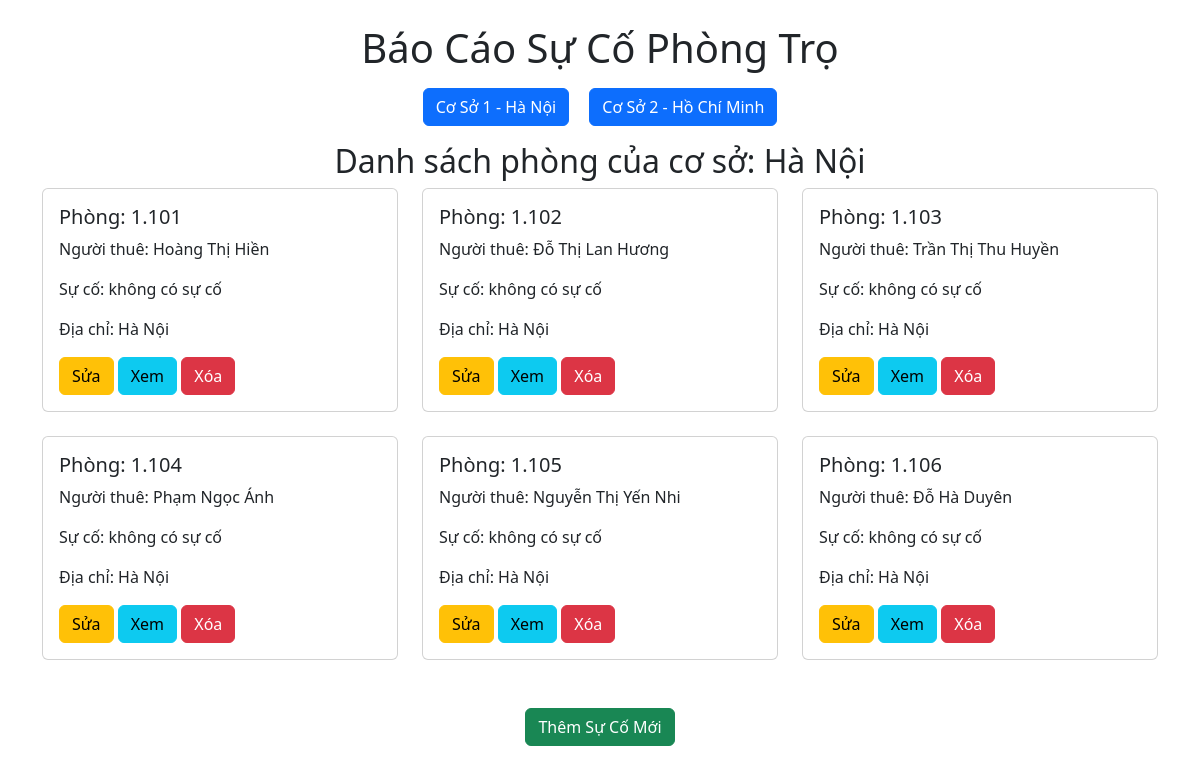
/quanlysuco/danhsachphong.php, run on the app's committed database.
### tables this page shows
CREATE TABLE `bao_cao` (
  `id` int(11) NOT NULL,
  `ten_nguoi_thue` varchar(255) NOT NULL,
  `so_phong` varchar(20) NOT NULL,
  `su_co` text NOT NULL,
  `do_uu_tien` varchar(20) NOT NULL,
  `thoi_gian_tao` timestamp NOT NULL DEFAULT current_timestamp(),
  `facility_id` int(11) NOT NULL,
  `dia_chi` varchar(255) NOT NULL
);

### quanlysuco/danhsachphong.php (the view, shortened to what this page needs)
<?php
$servername = "localhost";
$username = "root";
$password = "";
$dbname = "baiTapLon";
$conn = new mysqli($servername, $username, $password, $dbname);
$facility_id = isset($_POST['facility_id']) ? $_POST['facility_id'] : 1;
$sql = "SELECT * FROM bao_cao WHERE facility_id = $facility_id";
$result = $conn->query($sql);
$facility_addresses = [
    1 => "Hà Nội",
    2 => "Hồ Chí Minh"
];
$facility_address = isset($facility_addresses[$facility_id]) ? $facility_addresses[$facility_id] : "Hà Nội";
?>
<!DOCTYPE html>
<html lang="vi">
<head>
    <link href="https://cdn.jsdelivr.net/npm/bootstrap@5.3.0/dist/css/bootstrap.min.css" rel="stylesheet">
</head>
<body>
    <div class="container mt-4">
        <h1 class="text-center">Báo Cáo Sự Cố Phòng Trọ</h1>
        <div class="d-flex justify-content-center my-3">
            <form method="POST" action="">
                <button type="submit" name="facility_id" value="1" class="btn btn-primary mx-2">Cơ Sở 1 - Hà Nội</button>
                <button type="submit" name="facility_id" value="2" class="btn btn-primary mx-2">Cơ Sở 2 - Hồ Chí Minh</button>
            </form>
        </div>
        <h2 class="text-center">Danh sách phòng của cơ sở: <?php echo $facility_address; ?></h2>
        <div class="row">
            <?php if ($result->num_rows > 0): ?>
                <?php while ($row = $result->fetch_assoc()): ?>
                    <div class="col-md-4 mb-4">
                        <div class="card">
                            <div class="card-body">
                                <h5 class="card-title">Phòng: <?php echo htmlspecialchars($row['so_phong']); ?></h5>
                                <p class="card-text">Người thuê: <?php echo htmlspecialchars($row['ten_nguoi_thue']); ?></p>
                                <p class="card-text">Sự cố: <?php echo htmlspecialchars($row['su_co']); ?></p>
                                <p class="card-text">Địa chỉ: <?php echo htmlspecialchars($row['dia_chi']); ?></p>
                                <a href="sua.php?id=<?php echo $row['id']; ?>" class="btn btn-warning">Sửa</a>
                                <a href="xemsuco.php?id=<?php echo $row['id']; ?>" class="btn btn-info">Xem</a>
                                <form method="POST" action="xoa.php" style="display:inline;">
                                    <button type="submit" class="btn btn-danger" onclick="return confirm('Bạn có chắc muốn xóa không?')">Xóa</button>
                                </form>
                            </div>
                        </div>
                    </div>
                <?php endwhile; ?>
            <?php else: ?>
                <p class="text-center">Không có phòng trong cơ sở này.</p>
            <?php endif; ?>
        </div>
        <div class="text-center mt-4">
            <a href="them.php" class="btn btn-success">Thêm Sự Cố Mới</a>
        </div>
    </div>
</body>
</html>

### data on the page
bao_cao: so_phong "1.101", ten_nguoi_thue "Hoàng Thị Hiền", su_co "không có sự cố", dia_chi "Hà Nội"
bao_cao: so_phong "1.102", ten_nguoi_thue "Đỗ Thị Lan Hương", su_co "không có sự cố", dia_chi "Hà Nội"
bao_cao: so_phong "1.103", ten_nguoi_thue "Trần Thị Thu Huyền", su_co "không có sự cố", dia_chi "Hà Nội"
bao_cao: so_phong "1.104", ten_nguoi_thue "Phạm Ngọc Ánh", su_co "không có sự cố", dia_chi "Hà Nội"
bao_cao: so_phong "1.105", ten_nguoi_thue "Nguyễn Thị Yến Nhi", su_co "không có sự cố", dia_chi "Hà Nội"
bao_cao: so_phong "1.106", ten_nguoi_thue "Đỗ Hà Duyên", su_co "không có sự cố", dia_chi "Hà Nội"

### other printed values
$facility_address "Hà Nội"
